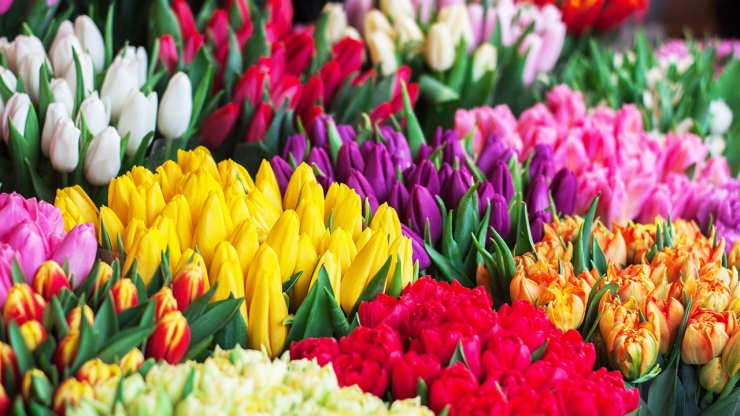
#> input picture 2/tugas/Florist_Shop.jpg, 740 x 416 px
$ jupyter execute 'A710190123_Thoyim Walin_Tugas_Segmentasi_Manipulasi.ipynb'   (shell and % lines are left out)
#> lines starting #> are read from the running program, lines starting #| are printed output that depends on the picture; after the words box and inside, x2 and y2 are one past the last pixel; in counts of white or black regions, pixels touching at a corner belong together
# Tugas Computer Vision - Segmentasi dengan Warna dan Manipulasi Dasar Citra

## Pertama-tama, ganti NIM di nama file ini. Klik <font color="red">File -> Save as... </font>

Lalu isi yang di bawah ini. Untuk mengedit cell ini, double-click di sini.
### NAMA: THOYIM WALIN
### NIM: A710190123

#### Lengkapi kode di bawah dan jalankan
#### Kamu perlu memahami apa yang dijelaskan di video yang sudah dibagi:

[cell 1]
from time import ctime
from os import getcwd
import sys
nama = "THOYIM WALIN"     ## Ganti dengan namamu
NIM = "A710190123"     ## Ganti dengan NIM-mu
kota = "Surakarta"     ## Ganti dengan kotamu
print("NAMA:", nama)
print("NIM :", NIM)
print("Kota:", kota)
print(ctime())
print("")
print(getcwd())
print(sys.executable)
print(sys.version)

##  Import the libraries

[cell 2]
## Silakan import semua library yang diperlukan di cell ini
import cv2
import numpy as np
import matplotlib.pyplot as plt
from IPython.display import Image

## Color segmentation

### Memakai OpenCV, extractlah bunga warna kuning pada file yang sudah disertakan

[cell 3]
## Buka Florist_Shop.jpg
#  Convert ke HSV
#  Tentukan nilai H,S,V untuk warna yang akan diextract.
#  Extract bunga warna kuning. Tampilkan mask-nya, hasil extract, dan gambar asli.
# ...

[cell 4]
im_bunga = cv2.imread('Florist_Shop.jpg')
#> im_bunga is the input picture: shape (416, 740, 3); mean B, G, R 87.7, 111.9, 162.1
im_bunga.shape
#> Out = (416, 740, 3)

[cell 5]
plt.imshow(im_bunga[:,:,::-1])
#> (this line was passed over: IPython is not available in this run)

[cell 6]
hsv_bunga = cv2.cvtColor(im_bunga,cv2.COLOR_BGR2HSV)
#> hsv_bunga: shape (416, 740, 3); mean H, S, V 81.9, 151.7, 172.4

[cell 7]
hsv_bunga.shape
#> Out = (416, 740, 3)

[cell 8]
kuning_bawah = np.array([25,180,0])
kuning_atas  = np.array([35,255,255])
mask2 = cv2.inRange(hsv_bunga,kuning_bawah,kuning_atas)
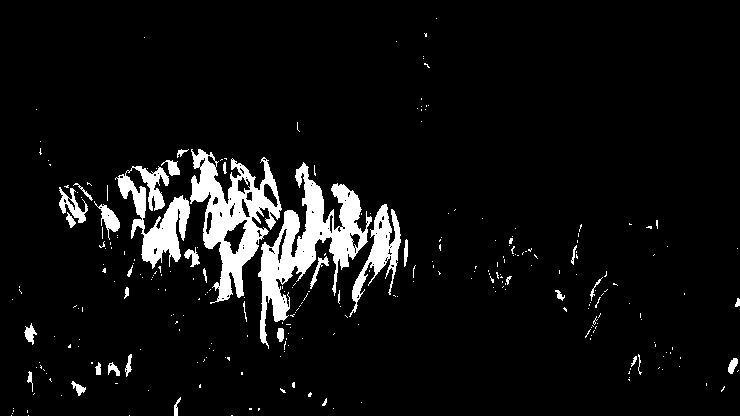
#> mask2: shape (416, 740); 6.7% white; 279 white regions (243 under 20 px), largest, box (x1, y1, x2, y2) and area: (258, 162, 372, 349) 6403, (190, 149, 282, 304) 5664, (115, 166, 190, 269) 3194

[cell 9]
plt.imshow(mask2, cmap='gray')
#> (this line was passed over: IPython is not available in this run)

[cell 10]
res2 = cv2.bitwise_and(im_bunga,im_bunga,mask=mask2)
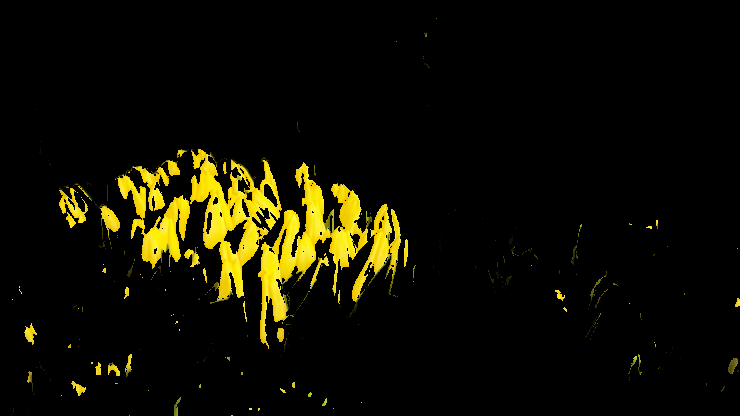
#> res2: shape (416, 740, 3); mean B, G, R 1.5, 13.8, 15.4

[cell 11]
plt.imshow(res2[:,:,::-1])
#> (this line was passed over: IPython is not available in this run)

[cell 12]
plt.figure(figsize=[20,10])
#> (this line was passed over: IPython is not available in this run)
plt.subplot(141);plt.imshow(mask2, cmap='gray');plt.title("Hasil Mask");
#> (this line was passed over: IPython is not available in this run)
#> (this line was passed over: IPython is not available in this run)
#> (this line was passed over: IPython is not available in this run)
